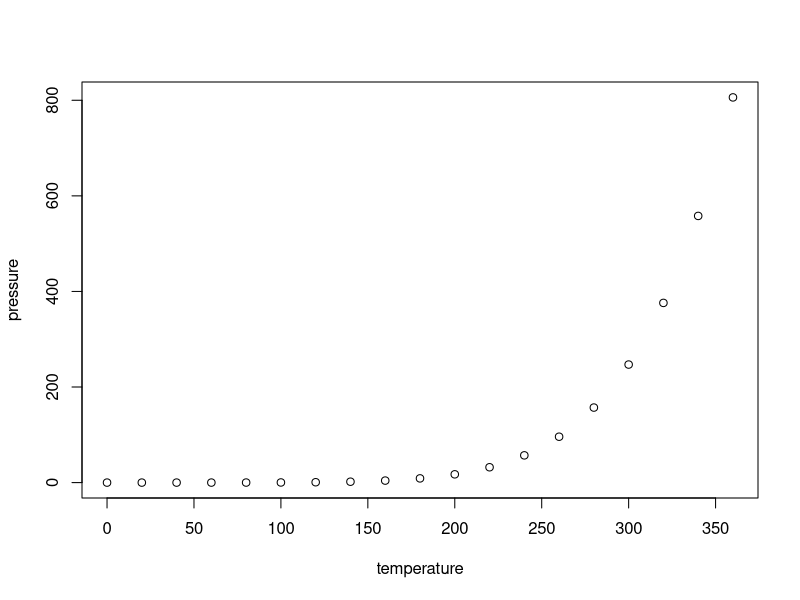
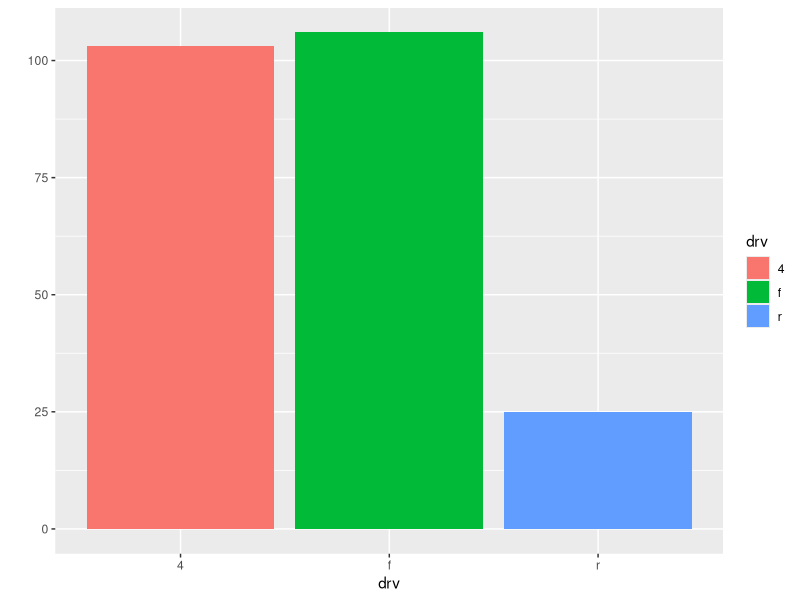

Write R code to recreate these figures, in order.
## ---- chunk 1
knitr::opts_chunk$set(echo = TRUE)
## ---- chunk 2
summary(cars)
## ---- chunk 3
plot(pressure)
## ---- chunk 4
summary(cars)

library(ggplot2)
qplot(data = mpg, x = drv, fill = drv)
